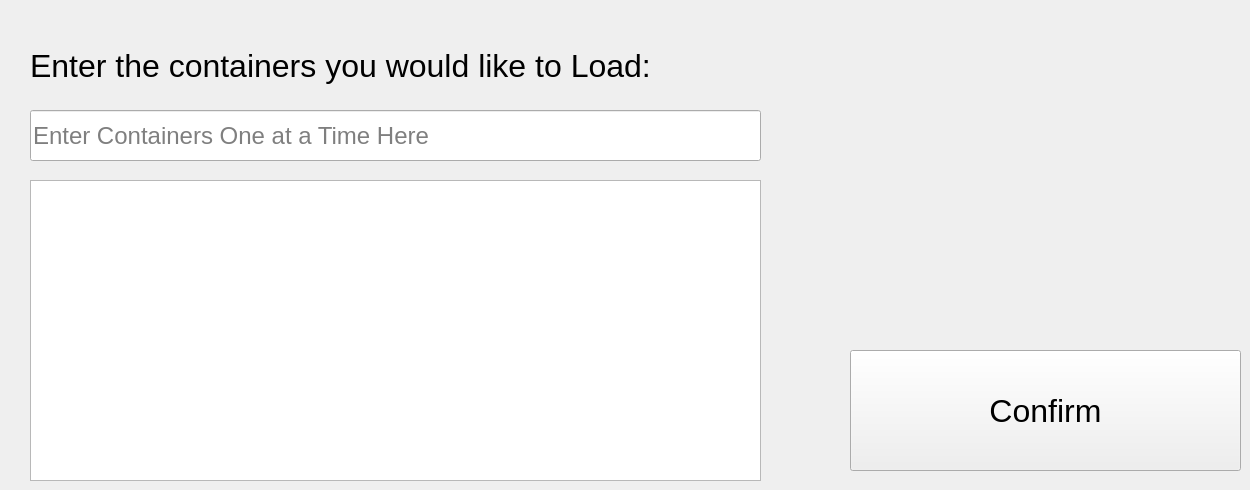
    <widget class="QWidget" name="D_Select_Load">
     <widget class="QPushButton" name="Select_Load_Confirm">
      <property name="geometry">
       <rect>
        <x>850</x>
        <y>350</y>
        <width>391</width>
        <height>121</height>
       </rect>
      </property>
      <property name="font">
       <font>
        <pointsize>24</pointsize>
       </font>
      </property>
      <property name="text">
       <string>Confirm</string>
      </property>
     </widget>
     <widget class="QLabel" name="label_2">
      <property name="geometry">
       <rect>
        <x>30</x>
        <y>30</y>
        <width>781</width>
        <height>71</height>
       </rect>
      </property>
      <property name="font">
       <font>
        <pointsize>24</pointsize>
       </font>
      </property>
      <property name="text">
       <string>Enter the containers you would like to Load:</string>
      </property>
     </widget>
     <widget class="QLineEdit" name="LoadContainerInput">
      <property name="geometry">
       <rect>
        <x>30</x>
        <y>110</y>
        <width>731</width>
        <height>51</height>
       </rect>
      </property>
      <property name="font">
       <font>
        <pointsize>18</pointsize>
       </font>
      </property>
      <property name="placeholderText">
       <string>Enter Containers One at a Time Here</string>
      </property>
     </widget>
     <widget class="QListWidget" name="LoadContainerDisplay">
      <property name="geometry">
       <rect>
        <x>30</x>
        <y>180</y>
        <width>731</width>
        <height>301</height>
       </rect>
      </property>
      <property name="font">
       <font>
        <pointsize>18</pointsize>
       </font>
      </property>
     </widget>
    </widget>
